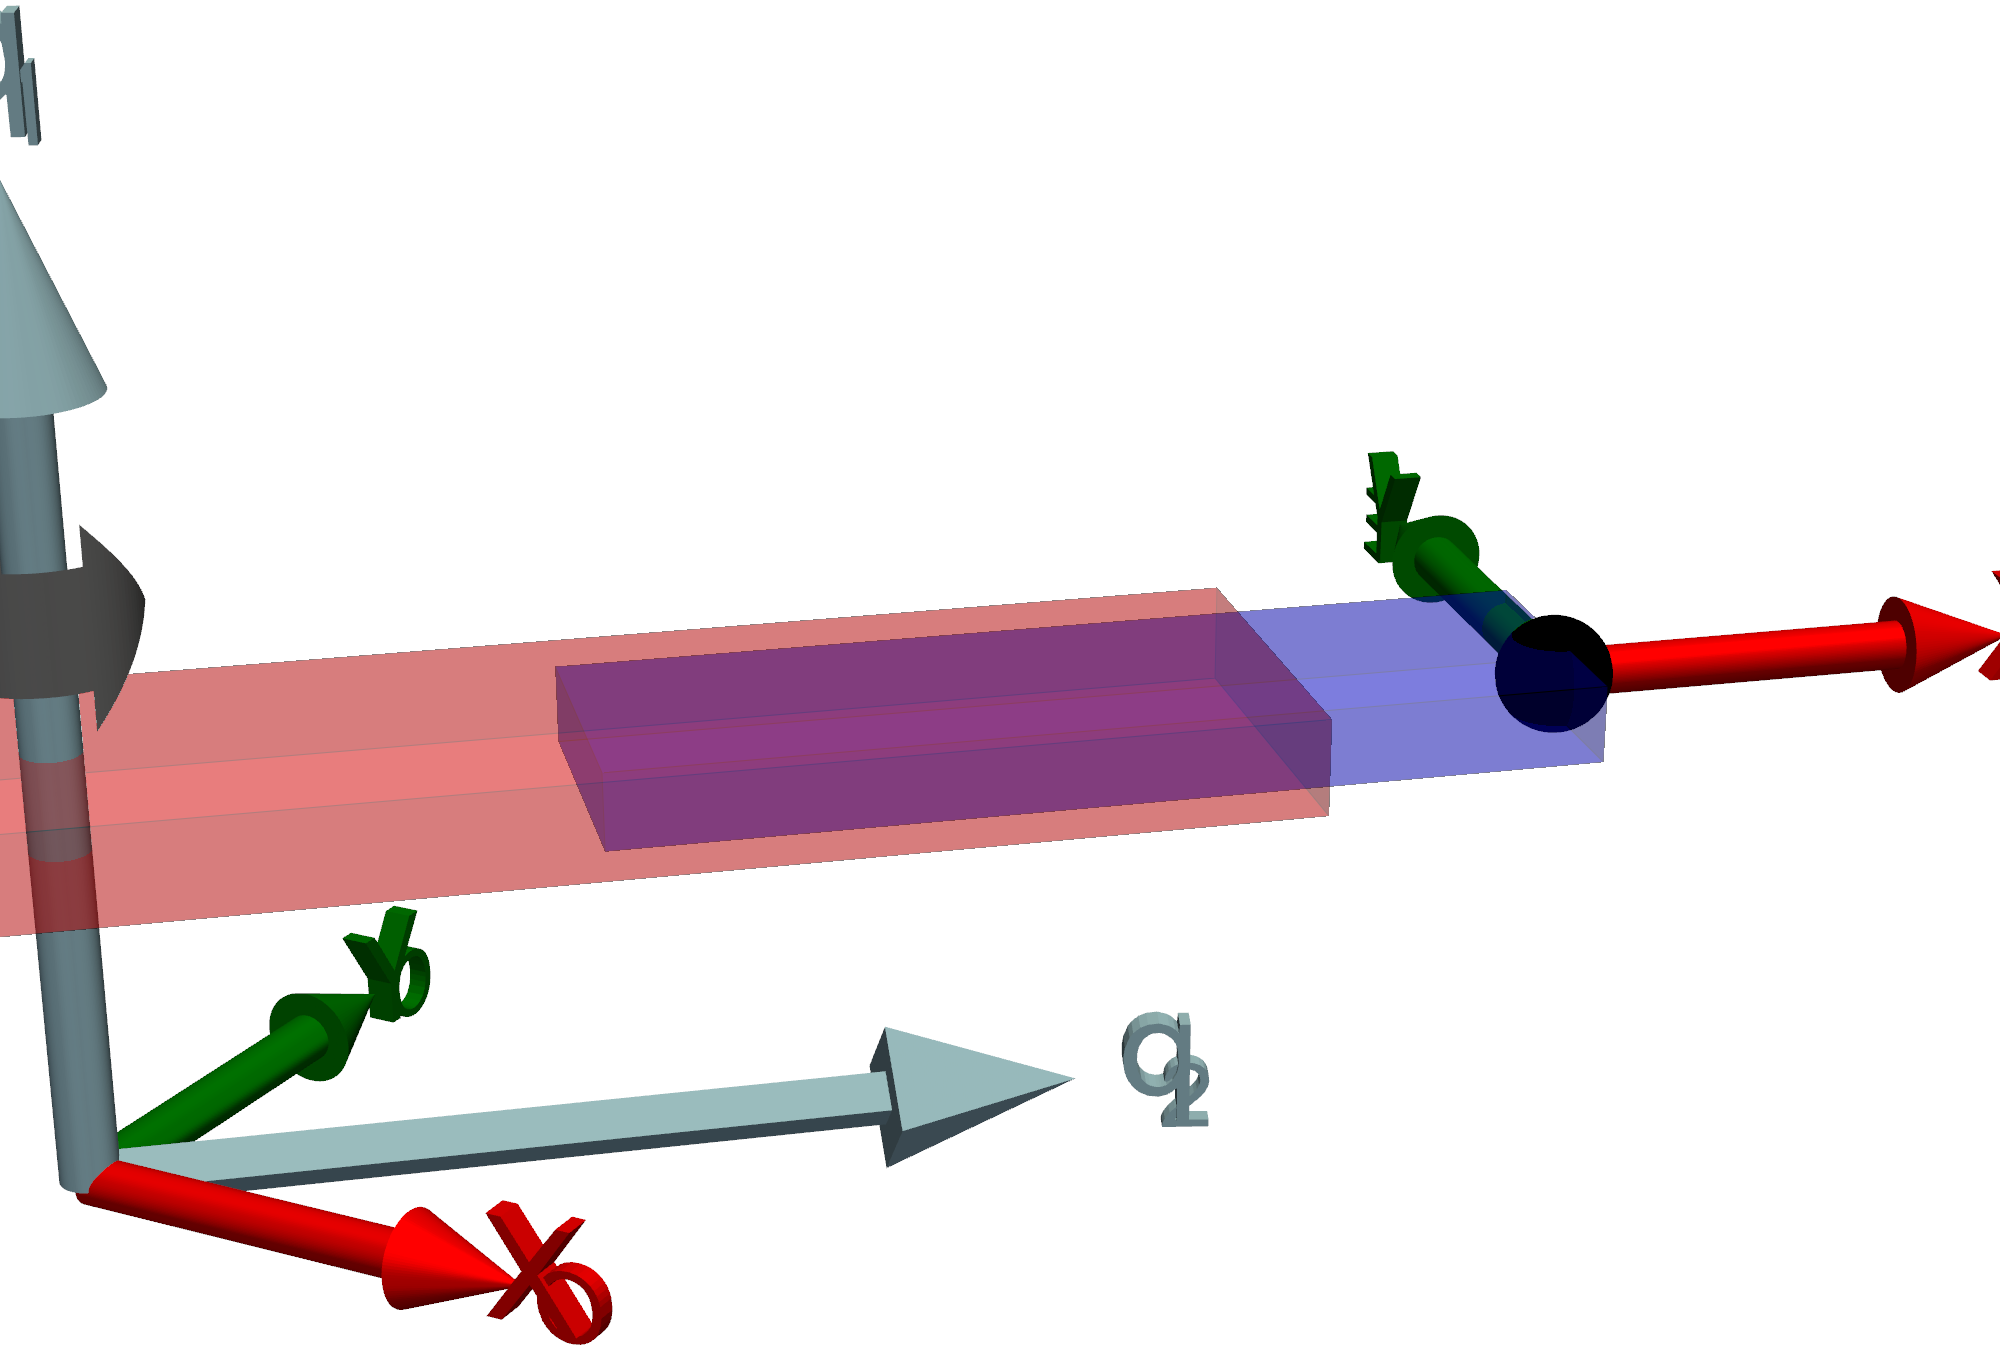

Generate this figure with Python:
#!/usr/bin/env python3

import pyvista as pv
import numpy as np
from spatialmath import SE3
from math import cos, sin, pi

from RVC3.tools import pvplus



plotter = pv.Plotter(polygon_smoothing=True, window_size=(2000,2000))

overlap = 0.2
r = 100
eer = 0.06
opacity = 0.3
wf = True
zl = -0.4

q1 = 0.7
q2 = 0.5

T1 = SE3.Rz(q1)
T2 = SE3.Rz(q1) * SE3.Tx(q2)
TE = SE3.Rz(q1) * SE3.Tx(q2) * SE3.Tx(1)


## link 1
L1 = pv.Box(bounds=(-overlap, 1+overlap, -0.2, 0.2, -0.05, 0.05))
L1.transform(T1.A, inplace=True)
plotter.add_mesh(L1, color='red', show_edges=wf, opacity=opacity)

# arrow
pvplus.axis(plotter, text='q_1')

# frame
pvplus.add_frame2(plotter, SE3(0, 0, zl), scale=0.5, label='O')


## link 2
L2 = pv.Box(bounds=(0, 1, -0.15, 0.15, -0.04, 0.04))
T = SE3(1, 0, 0.2)
L2.transform(T2.A, inplace=True)
plotter.add_mesh(L2, color='blue', show_edges=wf, opacity=opacity)

# arrow
# J2 = pv.Arrow(start=(T1 * SE3(0.1, 0, -0.3)).t, direction=T1.R[:,0], tip_resolution=4, 
#     shaft_resolution=4, shaft_radius=0.03, tip_radius=0.08)
# plotter.add_mesh(J2)
pvplus.axis(plotter, text='q_2', square=True, direction=T1.R[:,0])

## end effector

EE = pv.Sphere(radius=eer, center=(0,0, 0))
EE.transform(TE.A, inplace=True)
plotter.add_mesh(EE, color='black')

pvplus.add_frame2(plotter, TE, scale=0.5, label='E')

# centre the scene in camera view, look along -X axis
plotter.camera_position = [(3,-4, 2), (1, 0, 0), (0, 0, 1)]


plotter.disable_parallel_projection()

# plotter.show_axes()  # put a small frame for orientation in bottom left
# plotter.show_bounds(grid='front')  # overlay a grid

pvplus.save(plotter, show=False, zoom=1.2)
